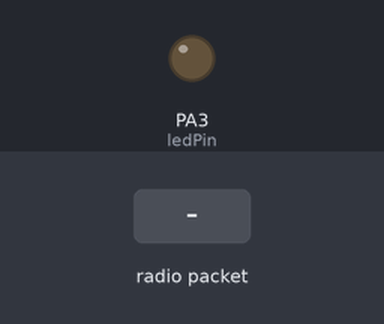
A sketch run on a simulated STM32 Blue Pill. On the bench: output pins drawn as LEDs (lit = HIGH). The test bench sets the inputs (shaded band). EEPROM starts erased; no radio packets arrive unless stated; the modem accepts every AT command (registered, SIM ready, sends succeed) and sends nothing else; what the sketch prints to the serial monitor is not drawn.

Above: at 7.2 s.
7.3 s: radio packet "0" arrives
At 8.0 s:
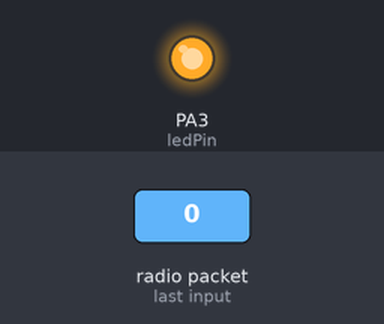
8.8 s: radio packet "5" arrives
At 10.0 s:
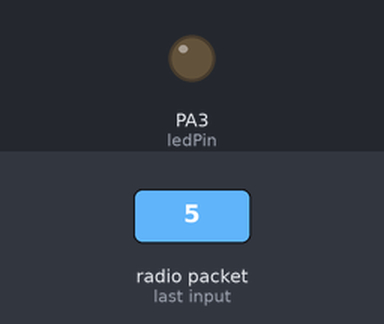
10.3 s: radio packet "90" arrives
At 11.2 s:
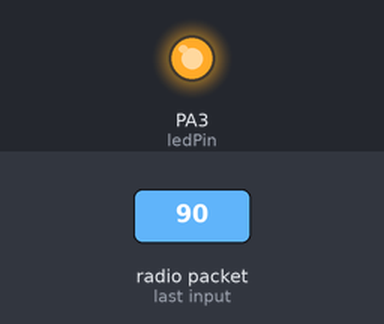
Timing chart, 0 to 13.3 s (numbered marks = the images above; inputs shaded):
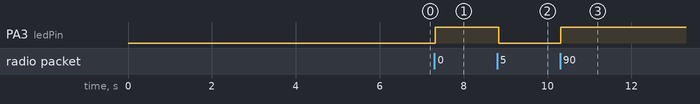

The sketch:

CFMLoraSlave_v1.2.ino
```cpp
#include <SPI.h>
#include <LoRa_STM32.h>
#include <EEPROM.h>  // Include the EEPROM library for reading and writing data to the EEPROM
#include "DHTStable.h"

// Define LoRa pins
#define NSS PA4
#define RESET PB1
#define DIO0 PB0

#define TX_P 17
#define ENCRYPT 0x78

const char ledPin = PA3;

unsigned char CFMVALUE[8] = { 0x5a, 0xa5, 0x05, 0x82, 0x51, 0x00, 0x00, 0x00 };
unsigned char LowThresholdValue[8] = { 0x5a, 0xa5, 0x05, 0x82, 0x61, 0x00, 0x00, 0x00 };
unsigned char UpperThresholdValue[8] = { 0x5a, 0xa5, 0x05, 0x82, 0x62, 0x00, 0x00, 0x00 };

// 23 characters = 2(header) + 1(len) + 1(cmd) + 2(addr) + 23(data) = 29 bytes
unsigned char STRVALUE[29] = { 0x5A, 0xA5, 0x1A, 0x82, 0x10, 0x00 };

unsigned char Buffer[9];  // Buffer to store incoming serial data from the displayn

String recData = "";

int CFMvalue = 0;
int lowerThresholdValue = 0;
int upperThresholdValue = 0;

unsigned int previousTime = 0;
unsigned long lastLoRaCheck = 0;
unsigned long loraCheckInterval = 50;  // Check LoRa every 50 ms
unsigned long previousMillis = 0;
const unsigned long interval = 15000;  // 5 seconds

bool ledState = 0;


void setup() {
  delay(5000);
  Serial.begin(9600);
  Serial1.begin(115200);  // Start Serial1 at 115200 baud for communication with display

  LoRa.setTxPower(TX_P);
  LoRa.setSyncWord(ENCRYPT);
  LoRa.setPins(NSS, RESET, DIO0);
  if (!LoRa.begin(433E6)) {
    Serial.println("Starting LoRa failed!");
    //while (1) ;
  }
  pinMode(ledPin, OUTPUT);
  digitalWrite(ledPin, LOW);

  readThresholdsFromEEPROM();

  sendValueToDWIN(LowThresholdValue, lowerThresholdValue);
  delay(1000);
  sendValueToDWIN(UpperThresholdValue, upperThresholdValue);
}

void loop() {
  if (millis() - lastLoRaCheck >= loraCheckInterval) {
    lastLoRaCheck = millis();
    checkLoRaPackets();  // Check and handle LoRa packets
  }

  if (CFMvalue >= lowerThresholdValue && CFMvalue <= upperThresholdValue) {
    sendStringToDWIN("need to change the fan");
  } else {
    sendStringToDWIN("                      ");
  }

  unsigned long currentMillis = millis();
  if (currentMillis - previousMillis >= interval) {
    previousMillis = currentMillis;
    resetAndResetLoRa();
  }
  receiveDataFromDisplay();
}

// Function to check LoRa packets (non-blocking)
void checkLoRaPackets() {
  int packetSize = LoRa.parsePacket();
  if (packetSize) {
    handleReceivedPacket();  // Handle the received data
  }
}

// Function to handle the received packet
void handleReceivedPacket() {
  recData = "";
  while (LoRa.available()) {
    recData += (char)LoRa.read();
  }
  // Serial.println("Received packet: " + recData);

  ledState = (ledState == 0) ? 1 : 0;
  digitalWrite(ledPin, ledState);

  CFMvalue = recData.toInt();

  // sendCFMToDWIN(CFMvalue);
  sendValueToDWIN(CFMVALUE, CFMvalue);
}

// LoRa reset function
void resetAndResetLoRa() {
  LoRa_reset();
  Serial.println("LoRa Receiver");
  LoRa.setTxPower(TX_P);
  LoRa.setSyncWord(ENCRYPT);
  LoRa.setPins(NSS, RESET, DIO0);
  if (!LoRa.begin(433E6)) {
    // Serial.println("Starting LoRa failed!");
    // NVIC_SystemReset();
  }
}

void LoRa_reset() {
  digitalWrite(RESET, LOW);
  delay(100);
  digitalWrite(RESET, HIGH);
  delay(100);
}

void sendValueToDWIN(uint8_t* commandBuffer, int value) {
  commandBuffer[6] = highByte(value);
  commandBuffer[7] = lowByte(value);
  Serial1.write(commandBuffer, 8);
}

void receiveDataFromDisplay() {
  int val = 0;
  int val1 = 0;
  if (Serial1.available() >= 9) {
    for (int i = 0; i < 9; i++) {
      Buffer[i] = Serial1.read();
      delay(1);
    }

    // // Print raw hex (for debugging)
    // for (int i = 0; i < 9; i++) {
    //   Serial.print("0x");
    //   Serial.print(Buffer[i], HEX);
    //   Serial.print(" ");
    // }
    // Serial.println();

    // Check if the data frame is valid and meant for relay control
    if (Buffer[0] == 0X5A) {    // Check for the header byte
      if (Buffer[3] == 0x83) {  // Check if it's a relay control message

        // for (int i = 0; i <= 8; i++) {
        //   Serial.print("0x");
        //   Serial.print(Buffer[i], HEX);  // Print the value in hexadecimal
        //   Serial.print(" ");             // Space between hex values
        // }
        // Serial.println();

        switch (Buffer[4]) {  // Identify which relay to control based on byte 5
          case 0x61:
            val = Buffer[7];
            val1 = Buffer[8];
            lowerThresholdValue = Buffer[7] * 256 + Buffer[8];
            //  Serial.println(lowerThresholdValue);
            break;

          case 0x62:
            Serial.println("upeer value");
            val = Buffer[7];
            val1 = Buffer[8];
            upperThresholdValue = Buffer[7] * 256 + Buffer[8];
            break;

          case 0x63:
            writeThresholdsToEEPROM(lowerThresholdValue, upperThresholdValue);
            break;
          default:
            break;  // Do nothing if the command is invalid
        }
      }
    }
  }
}

void writeThresholdsToEEPROM(int lowVal, int highVal) {
  // Save lowerThresholdValue at address 0 and 1
  EEPROM.write(0, highByte(lowVal));
  EEPROM.write(1, lowByte(lowVal));

  // Save upperThresholdValue at address 2 and 3
  EEPROM.write(2, highByte(highVal));
  EEPROM.write(3, lowByte(highVal));
}

void readThresholdsFromEEPROM() {
  lowerThresholdValue = (EEPROM.read(0) << 8) | EEPROM.read(1);  // Address 0 and 1
  upperThresholdValue = (EEPROM.read(2) << 8) | EEPROM.read(3);  // Address 2 and 3

  // Serial.print("Restored Lower Threshold: ");
  // Serial.println(lowerThresholdValue);

  // Serial.print("Restored Upper Threshold: ");
  // Serial.println(upperThresholdValue);
}


// Function to send up to 23-character string to DWIN using your format
void sendStringToDWIN(const char* str) {
  for (int i = 0; i < 23; i++) {
    if (str[i] == '\0') {
      STRVALUE[6 + i] = ' ';  // Fill remaining space with spaces
    } else {
      STRVALUE[6 + i] = str[i];
    }
  }
  Serial1.write(STRVALUE, sizeof(STRVALUE));  // Send full packet

  // Serial.print("Sent string to DWIN: ");
  // Serial.println(str);
}
```

Measured:
- after the input at 7.3 s, PA3 (ledPin): LOW → HIGH at once
- after the input at 8.8 s, PA3 (ledPin): HIGH → LOW at once
- after the input at 10.3 s, PA3 (ledPin): LOW → HIGH at once
